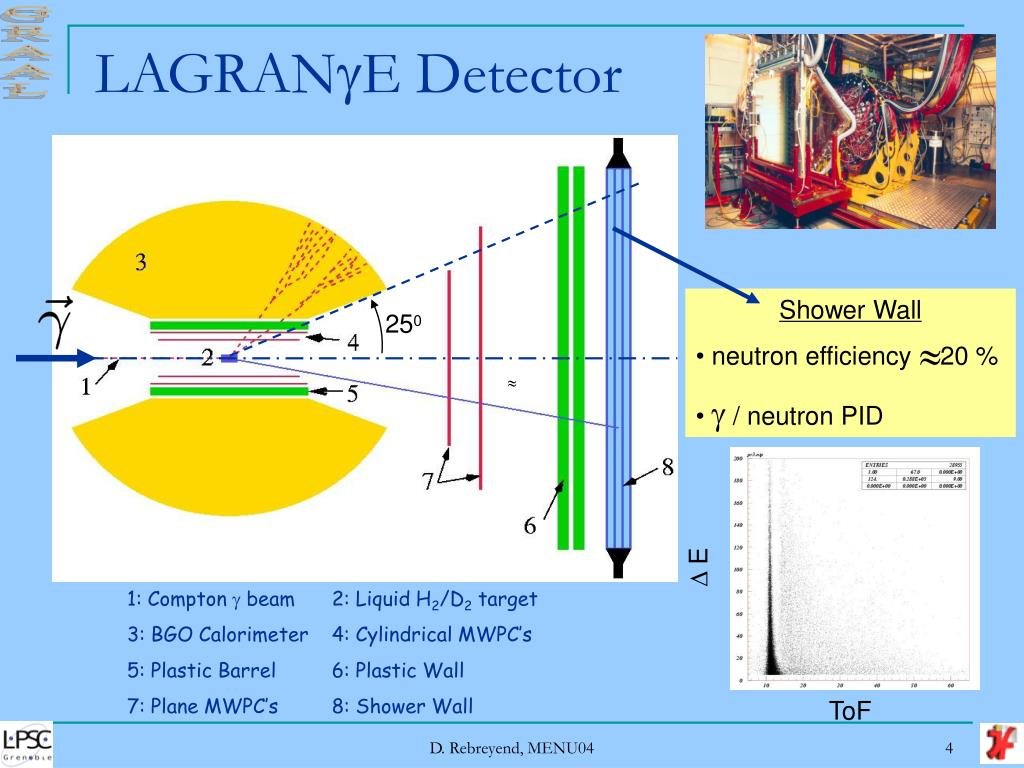
#> input picture presentations/assets/graal_detector_source.jpg, 1024 x 768 px; its folder holds 8 pictures in this run; the run also reads 1 picture not shown here
$ python build.py
#> lines starting #> are read from the running program, lines starting #| are printed output that depends on the picture
"""Build the GRAAL overview deck from project-approved slide text and assets.

Requires pandoc, lxml, and Pillow. All image assets are committed alongside the
deck so the presentation can be rebuilt without ignored analysis outputs.
"""

from __future__ import annotations

import subprocess
import tempfile
import zipfile
from pathlib import Path

from lxml import etree
from PIL import Image


HERE = Path(__file__).resolve().parent
OUT = HERE / "graal_analysis_framework_asimmetrie.pptx"
EMU = 914400
P = "http://schemas.openxmlformats.org/presentationml/2006/main"
A = "http://schemas.openxmlformats.org/drawingml/2006/main"
R = "http://schemas.openxmlformats.org/officeDocument/2006/relationships"
REL = "http://schemas.openxmlformats.org/package/2006/relationships"
CT = "http://schemas.openxmlformats.org/package/2006/content-types"
N = {"p": P, "a": A, "r": R}
NAVY = "071E42"
BLUE = "0B5FA5"
ICE = "DDEFFA"
WHITE = "FFFFFF"
INK = "112642"
MUTED = "52657B"
BAR_BLUE = "0877C7"
SLIDE_COUNT = 17
CONTENT_FONT_SCALE = 0.86


def e(ns: str, tag: str, **attrs):
    return etree.Element(f"{{{ns}}}{tag}", **{k: str(v) for k, v in attrs.items()})


class Slide:
    def __init__(self, title: str, number: int, *, dark: bool = False, source: str = ""):
        self.number = number
        self.dark = dark
        self.title = title
        self.source = source
        self.shapes = []
        self.pictures = []
        self._id = 2

    def rect(self, x: float, y: float, w: float, h: float, color: str,
             *, rounded: bool = False):
        sp = e(P, "sp")
        nv = e(P, "nvSpPr")
        nv.append(e(P, "cNvPr", id=self._id, name=f"Fill {self._id}"))
        nv.append(e(P, "cNvSpPr"))
        nv.append(e(P, "nvPr"))
        sp.append(nv)
        pr = e(P, "spPr")
        xf = e(A, "xfrm")
        xf.append(e(A, "off", x=round(x * EMU), y=round(y * EMU)))
        xf.append(e(A, "ext", cx=round(w * EMU), cy=round(h * EMU)))
        pr.append(xf)
        geom = e(A, "prstGeom", prst="roundRect" if rounded else "rect")
        geom.append(e(A, "avLst"))
        pr.append(geom)
        fill = e(A, "solidFill")
        fill.append(e(A, "srgbClr", val=color))
        pr.append(fill)
        line = e(A, "ln")
        line.append(e(A, "noFill"))
        pr.append(line)
        sp.append(pr)
        self.shapes.append(sp)
        self._id += 1

    def textbox(self, text: str, x: float, y: float, w: float, h: float, *,
                size: float = 20, color: str | None = None, bold: bool = False,
                align: str = "l", italic: bool = False, valign: str = "t"):
        if color is None:
            color = WHITE if self.dark else INK
        sp = e(P, "sp")
        nv = e(P, "nvSpPr")
        nv.append(e(P, "cNvPr", id=self._id, name=f"Text {self._id}"))
        nv.append(e(P, "cNvSpPr", txBox="1"))
        nv.append(e(P, "nvPr"))
        sp.append(nv)
        sppr = e(P, "spPr")
        xfrm = e(A, "xfrm")
        xfrm.append(e(A, "off", x=round(x * EMU), y=round(y * EMU)))
        xfrm.append(e(A, "ext", cx=round(w * EMU), cy=round(h * EMU)))
        sppr.append(xfrm)
        sppr.append(e(A, "noFill"))
        ln = e(A, "ln")
        ln.append(e(A, "noFill"))
        sppr.append(ln)
        sp.append(sppr)
        body = e(P, "txBody")
        body.append(e(A, "bodyPr", wrap="square", lIns="0", rIns="0", tIns="0", bIns="0", anchor=valign))
        body.append(e(A, "lstStyle"))
        for line in text.split("\n"):
            para = e(A, "p")
            para.append(e(A, "pPr", algn=align))
            run = e(A, "r")
            # Keep labels and footnotes legible while reducing oversized content text.
            rendered_size = size * CONTENT_FONT_SCALE if size > 15 else size
            props = e(A, "rPr", lang="it-IT", sz=round(rendered_size * 100), b="1" if bold else "0", i="1" if italic else "0")
            fill = e(A, "solidFill")
            fill.append(e(A, "srgbClr", val=color))
            props.append(fill)
            props.append(e(A, "latin", typeface="Aptos"))
            run.append(props)
            value = e(A, "t")
            value.text = line
            run.append(value)
            para.append(run)
            body.append(para)
        sp.append(body)
        self.shapes.append(sp)
        self._id += 1

    def image(self, name: str, x: float, y: float, w: float, h: float, *,
              crop: tuple[float, float, float, float] | None = None):
        path = HERE / "assets" / name
        with Image.open(path) as im:
            iw, ih = im.size
        if crop is None:
            ratio = min(w / iw, h / ih)
            dw, dh = iw * ratio, ih * ratio
            x += (w - dw) / 2
            y += (h - dh) / 2
        else:
            if any(value < 0 or value >= 1 for value in crop) or crop[0] + crop[2] >= 1 or crop[1] + crop[3] >= 1:
                raise ValueError(f"Invalid crop for {name}: {crop}")
            dw, dh = w, h
        pic = e(P, "pic")
        nv = e(P, "nvPicPr")
        nv.append(e(P, "cNvPr", id=self._id, name=name, descr=name))
        cp = e(P, "cNvPicPr")
        cp.append(e(A, "picLocks", noChangeAspect="1", noGrp="1"))
        nv.append(cp)
        nv.append(e(P, "nvPr"))
        pic.append(nv)
        bf = e(P, "blipFill")
        bf.append(e(A, "blip", **{f"{{{R}}}embed": f"rId{len(self.pictures)+2}"}))
        if crop is not None:
            bf.append(e(A, "srcRect", l=round(crop[0] * 100000),
                        t=round(crop[1] * 100000), r=round(crop[2] * 100000),
                        b=round(crop[3] * 100000)))
        stretch = e(A, "stretch")
        stretch.append(e(A, "fillRect"))
        bf.append(stretch)
        pic.append(bf)
        pr = e(P, "spPr")
        xf = e(A, "xfrm")
        xf.append(e(A, "off", x=round(x * EMU), y=round(y * EMU)))
        xf.append(e(A, "ext", cx=round(dw * EMU), cy=round(dh * EMU)))
        pr.append(xf)
        geom = e(A, "prstGeom", prst="rect")
        geom.append(e(A, "avLst"))
        pr.append(geom)
        pic.append(pr)
        self.shapes.append(pic)
        self.pictures.append(path)
        self._id += 1

    # [36 lines left out: function render, not called in this run]


def standard(title: str, n: int, source: str = "") -> Slide:
    s = Slide(title, n, source=source)
    s.textbox(title, .62, .38, 8.8, .52, size=32, color=NAVY, bold=True)
    if source:
        s.textbox("Fonte: " + source, .64, 5.08, 8.7, .16, size=8.5, color=MUTED)
    return s


# [20 lines left out: function add_navigation, not called in this run]


slides: list[Slide] = []

s = Slide("GRAAL Analysis", 1, dark=True)
s.textbox("GRAAL Analysis", .67, .67, 8.5, .78, size=50, bold=True)
s.textbox("γp → pηπ⁰", .70, 2.05, 6.15, .92, size=48, color=ICE, bold=True)
s.textbox("Σ", 7.00, 1.35, 2.3, 2.65, size=164, color=BAR_BLUE, bold=True, align="r")
s.textbox("6 ottobre 2026", .72, 4.76, 8.6, .28, size=13, color=ICE)
slides.append(s)

s = standard("GRAAL e obiettivo del lavoro", 2,
             "D. Rebreyend (MENU04); V. Nedorezov (2015); Ajaka et al., PRL 100 (2008)")
s.textbox("GRAAL all'ESRF", .72, 1.14, 4.2, .38, size=21, color=BLUE, bold=True)
s.textbox("A Grenoble, la retrodiffusione Compton del laser sugli elettroni dell'anello produce fotoni polarizzati. LAGRANγE registra i prodotti della reazione su un ampio angolo.",
          .72, 1.55, 4.13, 1.06, size=17)
s.textbox("Il nostro lavoro", .72, 2.78, 4.2, .38, size=21, color=BLUE, bold=True)
s.textbox("Abbiamo costruito un framework che porta i dati GRAAL dalla preselezione all'estrazione dell'asimmetria Σ.",
          .72, 3.18, 4.13, .68, size=17)
s.textbox("Lo testiamo su γp → pηπ⁰, confrontando i risultati con Ajaka et al. (2008).",
          .72, 3.94, 4.13, .60, size=17)
s.image("graal_detector_source.jpg", 5.14, 1.21, 4.08, 2.91,
        crop=(.05, .18, .34, .24))
#> in image, im is the input picture: PIL image 1024x768 RGB; mean R, G, B 191.2, 211.1, 209.8
s.textbox("LAGRANγE: fascio (1), bersaglio (2), BGO (3), parete (8)", 5.15, 4.16, 4.05, .24,
          size=11, color=MUTED)
s.textbox("Aggiungiamo una selezione BDT addestrata sul nuovo MC e calibriamo i flussi per run. Estendiamo inoltre l'analisi ai dati VIS vicini alla soglia.",
          .72, 4.61, 8.54, .43, size=16)
slides.append(s)

s = standard("Il flusso completo dell'analisi", 3, "wiki/workflow.md; wiki/data-and-artifacts.md")

def flow_box(slide: Slide, label: str, x: float, y: float, w: float,
             *, color: str = ICE, size: float = 15):
    slide.rect(x, y, w, .63, color, rounded=True)
    slide.textbox(label, x + .08, y + .04, w - .16, .55, size=size,
                  color=NAVY, bold=True, align="ctr", valign="ctr")

def flow_arrow(slide: Slide, x: float, y: float):
    slide.textbox("→", x, y, .30, .63, size=23, color=BLUE,
                  bold=True, align="ctr", valign="ctr")

s.textbox("DATI", .67, 1.32, .76, .30, size=12, color=BLUE, bold=True)
for label, x, w in (("ROOT h70\ngrezzi", 1.45, 1.32),
                    ("Pre-analisi\nh80", 3.01, 1.38),
                    ("Selezione\nh85", 4.64, 1.35),
                    ("Ricostruzione\npηπ⁰", 6.24, 1.43),
                    ("Σ e figure", 7.94, 1.37)):
    flow_box(s, label, x, 1.13, w,
             size=13 if label.startswith("Ricostruzione") else 15)
for x in (2.76, 4.39, 5.99, 7.67):
    flow_arrow(s, x, 1.13)
s.textbox("Il percorso principale trasforma i dati del rivelatore in eventi ricostruiti e osservabili.",
          1.46, 1.83, 7.83, .31, size=14.5, color=MUTED)

s.textbox("MC / BDT", .67, 2.56, .76, .34, size=12, color=BLUE, bold=True)
for label, x, w in (("9 canali MC\ne spettro h85", 1.45, 1.73),
                    ("26 variabili\nper evento", 3.54, 1.70),
                    ("Training\nUV e VIS", 5.60, 1.70),
                    ("Gate BDT\nsui dati", 7.66, 1.65)):
    flow_box(s, label, x, 2.36, w, color="EAF4FB", size=14.5)
for x in (3.19, 5.25, 7.31):
    flow_arrow(s, x, 2.36)
s.textbox("Il classificatore apprende dal MC e dallo spettro misurato; il gate precede la ricostruzione.",
          1.46, 3.06, 7.83, .31, size=14.5, color=MUTED)

s.textbox("FLUSSI", .67, 3.79, .76, .34, size=12, color=BLUE, bold=True)
for label, x, w in (("h80, manifest\ne flussi esterni", 1.45, 2.08),
                    ("Energia per strip\ne polarizzazione", 3.94, 2.20),
                    ("Flussi calibrati\nPOL1 / POL2 / BREM", 6.56, 2.75)):
    flow_box(s, label, x, 3.59, w, color="EEF6FC", size=14.5)
for x in (3.56, 6.18):
    flow_arrow(s, x, 3.59)
s.textbox("Gli estimatori di Σ combinano eventi ricostruiti, esposizione calibrata e polarizzazione per run.",
          .73, 4.51, 8.63, .42, size=15.5, color=INK)
slides.append(s)

s = standard("Dai dati Fortran alla preselezione", 4,
             "codice semplificato da PreAnalysis.C e select_events.py; attribuzione: progetto")
s.textbox("Le routine Fortran hanno prodotto i dati storici. Antonio Riggio li ha convertiti in ROOT h70 e ha preparato i tagli PID; il codice della repo parte dai file h70 già convertiti.",
          .72, 1.08, 8.58, .62, size=16.5)
s.textbox("Con C++/ROOT produciamo h80; Python/PyROOT filtra gli eventi in h85. La ricostruzione e gli osservabili usano entrambi gli ambienti.",
          .72, 1.77, 8.58, .50, size=16, color=BLUE, bold=True)

s.rect(.73, 2.47, 3.69, .88, NAVY, rounded=True)
s.textbox('auto* cut = RequireCut("Proton","Cnt",Idrun);\ncut->IsInside(Eclusc_track[i],\n              Dedx_track[i]);',
          .91, 2.57, 3.34, .63, size=12.8, color=WHITE, valign="ctr")
s.textbox("→", 4.51, 2.59, .45, .64, size=28, color=BLUE, bold=True, align="ctr", valign="ctr")
s.rect(5.04, 2.47, 4.24, .88, ICE, rounded=True)
s.textbox("I poligoni PID del run classificano le tracce centrali. PreAnalysis.C scrive h80 con particelle e metadati.",
          5.20, 2.55, 3.94, .70, size=15, color=INK, valign="ctr")

s.rect(.73, 3.56, 3.69, 1.04, NAVY, rounded=True)
s.textbox('selected = frame.Filter(\n  "gammas.size() > 1 &&"\n  " fcharged_theta.size() == 1")\nselected.Snapshot("h85", ...)',
          .91, 3.62, 3.34, .94, size=12.3, color=WHITE, valign="ctr")
s.textbox("→", 4.51, 3.76, .45, .64, size=28, color=BLUE, bold=True, align="ctr", valign="ctr")
s.rect(5.04, 3.56, 4.24, 1.04, ICE, rounded=True)
s.textbox("La preselezione richiede almeno 2 fotoni e una traccia carica in avanti. h85 conserva tutti i rami; i 4 fotoni si richiedono più avanti.",
          5.20, 3.65, 3.94, .85, size=14.5, color=INK, valign="ctr")
s.textbox("RunNumber, Polarization e Xstrip restano disponibili per ricostruzione e calibrazione.",
          .75, 4.72, 8.55, .28, size=14, color=MUTED)
slides.append(s)

s = standard("Ricostruzione dei candidati pηπ⁰", 5,
             "05_reconstruction/runtime/reco_core.py; core/event_logic.py; 00_common/physics/pairing.py")
s.textbox("Dagli eventi h85 ricostruiamo η → γγ e π⁰ → γγ. I percorsi standard e BDT usano lo stesso algoritmo: nel secondo, il classificatore seleziona gli eventi prima del pairing.",
          .74, 1.04, 8.56, .58, size=16)

s.rect(.73, 1.77, 4.00, .77, NAVY, rounded=True)
s.textbox("if chain.gammas.size() < 4: continue\nif chain.protons.size() != 1: continue",
          .91, 1.91, 3.65, .53, size=12.7, color=WHITE, valign="ctr")
s.textbox("→", 4.80, 1.84, .37, .62, size=27, color=BLUE, bold=True, align="ctr", valign="ctr")
s.rect(5.22, 1.77, 4.04, .77, ICE, rounded=True)
s.textbox("Servono almeno quattro fotoni e un solo protone. Usiamo i primi quattro fotoni e conserviamo la molteplicità originale.",
          5.38, 1.84, 3.72, .61, size=14.4, color=INK, valign="ctr")

s.rect(.73, 2.69, 4.00, 1.00, NAVY, rounded=True)
s.textbox("pairing, chi2_value = pairing_fn(\n    event.photons, channel.hypothesis)\nif chi2_value >= config.chi2_cut:\n    return RejectionReason.CHI_SQUARE",
          .91, 2.79, 3.65, .80, size=12.4, color=WHITE, valign="ctr")
s.textbox("→", 4.80, 2.87, .37, .62, size=27, color=BLUE, bold=True, align="ctr", valign="ctr")
s.rect(5.22, 2.69, 4.04, 1.00, ICE, rounded=True)
s.textbox("Tre partizioni dei fotoni, con due assegnazioni ciascuna, danno sei ipotesi ηπ⁰. Scegliamo quella più vicina alle masse nominali: χ² < 10.",
          5.38, 2.77, 3.72, .84, size=14.2, color=INK, valign="ctr")

s.rect(.73, 3.84, 4.00, .91, NAVY, rounded=True)
s.textbox("heavy = photons[0] + photons[1]\nlight = photons[2] + photons[3]",
          .91, 3.99, 3.65, .60, size=12.7, color=WHITE, valign="ctr")
s.textbox("→", 4.80, 3.97, .37, .62, size=27, color=BLUE, bold=True, align="ctr", valign="ctr")
s.rect(5.22, 3.84, 4.04, .91, ICE, rounded=True)
s.textbox("Sommiamo i quadrivettori per ottenere η e π⁰. Scartiamo energie incompatibili con il fascio; salviamo masse, χ² e dati del run.",
          5.38, 3.92, 3.72, .75, size=14.2, color=INK, valign="ctr")
slides.append(s)

s = standard("Simulazione Monte Carlo", 6,
             "03_mc_simulation/generators/generate_eta_pi0_dataset.C e smearing.h; 04_bdt_training/dataset/mc_samples.py")
s.textbox("I generatori descrivono produzione e decadimenti. Prima del training, applichiamo una risposta strumentale semplificata e selezioniamo gli eventi con quattro fotoni osservabili.",
          .74, 1.02, 8.55, .48, size=15.7)

s.rect(.73, 1.58, 4.00, .72, NAVY, rounded=True)
s.textbox("const BeamWindow beam_window =\n  ResolveBeamWindow(threshold,\n    requested_min_gev, requested_max_gev);",
          .91, 1.63, 3.65, .62, size=12.1, color=WHITE, valign="ctr")
s.textbox("→", 4.80, 1.64, .37, .58, size=26, color=BLUE, bold=True, align="ctr", valign="ctr")
s.rect(5.22, 1.58, 4.04, .72, ICE, rounded=True)
s.textbox("Estraiamo l'energia uniformemente dalla soglia fisica a 1,75 GeV (limite predefinito); la finestra VIS si ferma a 1,10 GeV.",
          5.38, 1.63, 3.72, .62, size=13.4, color=INK, valign="ctr")

s.rect(.73, 2.40, 4.00, .72, NAVY, rounded=True)
s.textbox("if (!event.SetDecay(W, 3, masses))\n    continue;\nGenerateUnweighted(event, rng);",
          .91, 2.45, 3.65, .62, size=12.1, color=WHITE, valign="ctr")
s.textbox("→", 4.80, 2.46, .37, .58, size=26, color=BLUE, bold=True, align="ctr", valign="ctr")
s.rect(5.22, 2.40, 4.04, .72, ICE, rounded=True)
s.textbox("TGenPhaseSpace genera pηπ⁰ senza pesi finali; η e π⁰ decadono poi in due fotoni ciascuno.",
          5.38, 2.45, 3.72, .62, size=13.6, color=INK, valign="ctr")

s.rect(.73, 3.22, 4.00, .72, NAVY, rounded=True)
s.textbox("constexpr double kTaggerFwhmGeV = 0.016;\nbeam = SmearTaggedPhoton(Ebeam, rng);",
          .91, 3.27, 3.65, .62, size=12.1, color=WHITE, valign="ctr")
s.textbox("→", 4.80, 3.28, .37, .58, size=26, color=BLUE, bold=True, align="ctr", valign="ctr")
s.rect(5.22, 3.22, 4.04, .72, ICE, rounded=True)
s.textbox("Per i fotoni assumiamo 10% in energia e 5°/3° negli angoli; per il protone 4% nell'impulso e 3°/2°. Il tagger ha FWHM 16 MeV.",
          5.38, 3.27, 3.72, .62, size=12.8, color=INK, valign="ctr")

s.rect(.73, 4.04, 4.00, .72, NAVY, rounded=True)
s.textbox("photons_4, event_mask = sample_surviving_photons(\n    photons_all, ph_E, ph_theta, rng, params, n_keep=4\n)",
          .91, 4.08, 3.65, .65, size=10.6, color=WHITE, valign="ctr")
s.textbox("→", 4.80, 4.10, .37, .58, size=26, color=BLUE, bold=True, align="ctr", valign="ctr")
s.rect(5.22, 4.04, 4.04, .72, ICE, rounded=True)
s.textbox("La perdita di fotoni dipende da energia e angolo. Teniamo quattro fotoni osservati, con la stessa procedura per segnale e fondi.",
          5.38, 4.09, 3.72, .62, size=13.4, color=INK, valign="ctr")
slides.append(s)

s = standard("Perché questi nove canali", 7,
             "00_common/physics/channels.py; generatori MC; 04_bdt_training/photon_loss.py")
s.textbox("Segnale: pηπ⁰ con η → γγ e π⁰ → γγ. Gli altri canali coprono le reazioni che possono produrre quattro fotoni osservati o imitare le masse cercate.",
          .75, 1.04, 8.50, .58, size=16)

s.rect(.74, 1.77, 8.52, .76, ICE, rounded=True)
s.textbox("π⁰π⁰ · 3π⁰ · 4π⁰", .91, 1.86, 3.06, .58, size=18, color=BLUE, bold=True, valign="ctr")
s.textbox("Il primo produce già quattro fotoni; gli altri ne producono sei o otto e possono apparire come eventi a quattro fotoni quando alcuni sfuggono al rivelatore.",
          4.02, 1.83, 5.06, .64, size=13.9, color=INK, valign="ctr")

s.rect(.74, 2.67, 8.52, .85, ICE, rounded=True)
s.textbox("η → 3π⁰ · ηπ⁰ (η → 3π⁰)", .91, 2.76, 3.06, .66, size=16, color=BLUE, bold=True, valign="ctr")
s.textbox("La prima contiene una η reale; la seconda è la reazione del segnale con un diverso decadimento della η. Perdendo fotoni, entrambe possono contaminare il campione.",
          4.02, 2.73, 5.06, .73, size=13.7, color=INK, valign="ctr")

s.rect(.74, 3.66, 8.52, .84, ICE, rounded=True)
s.textbox("η2π⁰ · ωπ⁰ · η′", .91, 3.75, 3.06, .66, size=17.2, color=BLUE, bold=True, valign="ctr")
s.textbox("Producono cinque o sei fotoni; η2π⁰ ed η′ contengono anche una η reale. Le loro soglie sono oltre 1,10 GeV: contribuiscono al catalogo UV, non al VIS.",
          4.02, 3.72, 5.06, .72, size=13.7, color=INK, valign="ctr")

s.textbox("Nel VIS restano accessibili 6 dei 9 canali: il segnale e i cinque fondi dei primi due gruppi.",
          .75, 4.65, 8.51, .31, size=15.1, color=BLUE, bold=True)
slides.append(s)

s = standard("Che cos'è un BDT", 8,
             "A. Nayak, BDT (2024), pp. 10–11; schema dalla stessa presentazione")
s.textbox("Il BDT impara da eventi etichettati come segnale o fondo. Ogni evento è descritto da variabili e può avere un peso.",
          .74, 1.05, 5.30, .66, size=16)
s.textbox("Dalla radice ai rami", .74, 1.89, 5.15, .32, size=18, color=BLUE, bold=True)
s.textbox("Partendo da tutti gli eventi, l'algoritmo prova variabili e soglie e sceglie la divisione che separa meglio le due classi. A ogni nodo può riusare una variabile già scelta.",
          .74, 2.24, 5.20, .82, size=14)
s.textbox("Dai rami alle foglie", .74, 3.10, 5.15, .32, size=18, color=BLUE, bold=True)
s.textbox("Ripete la divisione finché raggiunge la profondità massima o non migliora più la separazione. Le foglie indicano la classe; nel BDT contribuiscono allo score finale.",
          .74, 3.45, 5.20, .77, size=14)
s.image("decision_tree_nayak.png", 6.14, 1.13, 3.28, 3.56)
#> call 2 of image, with name = 'decision_tree_nayak.png', x = 6.14, y = 1.13, w = 3.28, h = 3.56
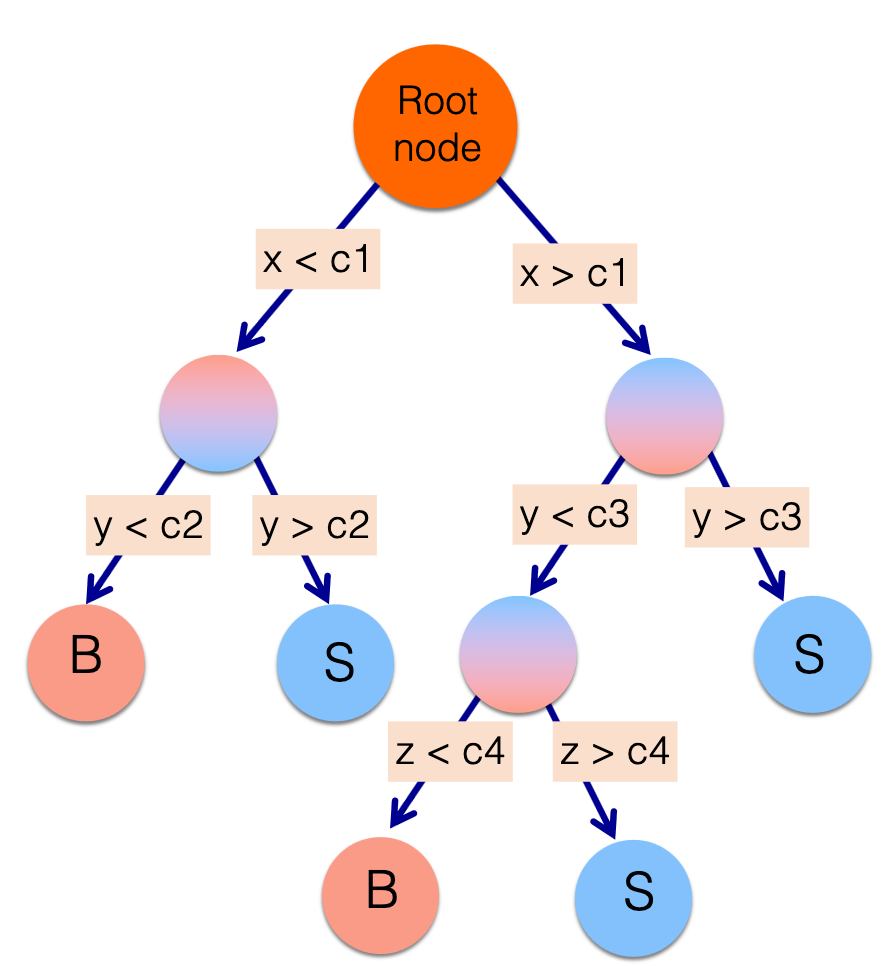
#> input picture presentations/assets/decision_tree_nayak.png, 883 x 966 px
#> in image, im is the input picture: PIL image 883x966 RGBA; mean R, G, B, A 243.2, 236.9, 237.4, 255
s.textbox("B = fondo     S = segnale", 6.28, 4.73, 3.00, .24,
          size=11.6, color=MUTED, align="ctr")
s.textbox("Invece di essere scartato da un singolo taglio, l'evento percorre un ramo a ogni risposta. Più alberi formano lo score; la sua soglia regola segnale e fondo.",
          .75, 4.37, 5.28, .62, size=12.8, color=INK)
slides.append(s)

s = standard("Il nostro BDT: metodo e risultati", 9,
             "00_common/stage1/features.py; wiki/04-bdt-training.md; results/production-20261006-113738")
s.image("score_uv_production.png", .69, 1.26, 4.79, 3.45)
#> call 3 of image, with name = 'score_uv_production.png', x = 0.69, y = 1.26, w = 4.79, h = 3.45
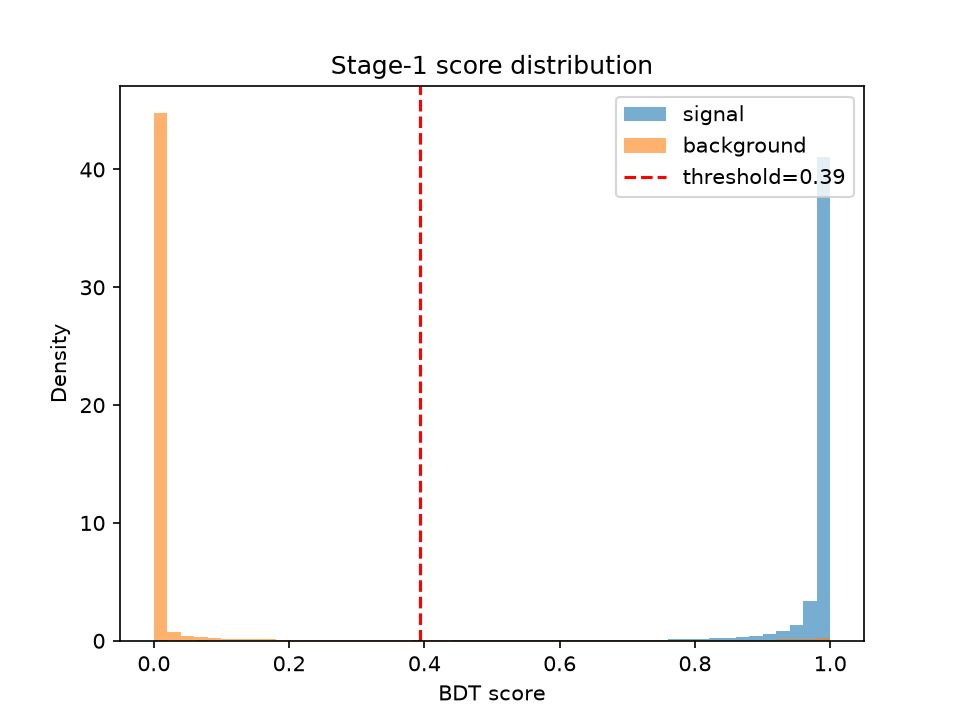
#> input picture presentations/assets/score_uv_production.png, 960 x 720 px
#> in image, im is the input picture: PIL image 960x720 RGBA; mean R, G, B, A 249.7, 248.9, 248.6, 255
#> (the rest of the program and of its run is left out)
